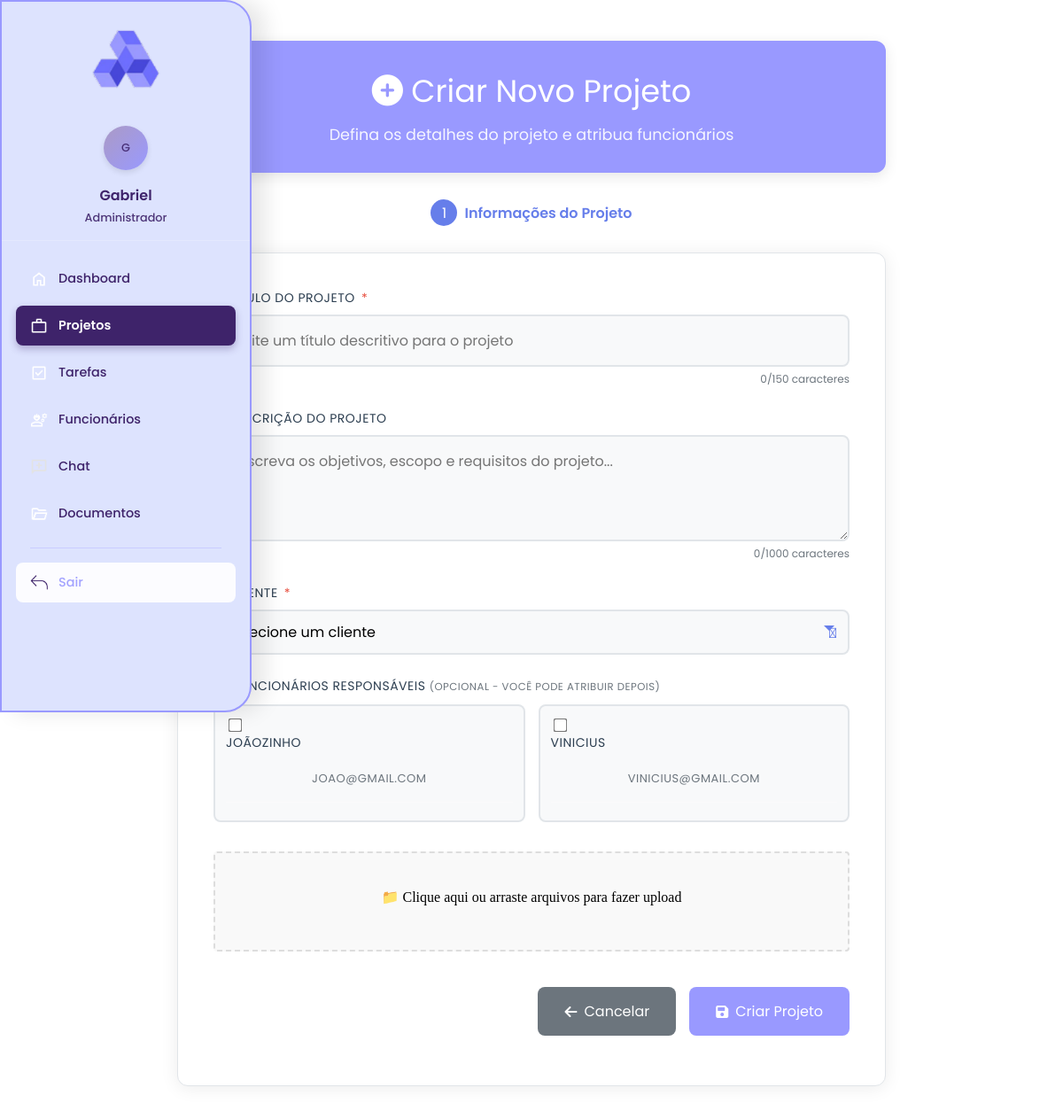
/gestor/projetos/criar_projeto.php (signed in), run on an earlier commit of the app's database.
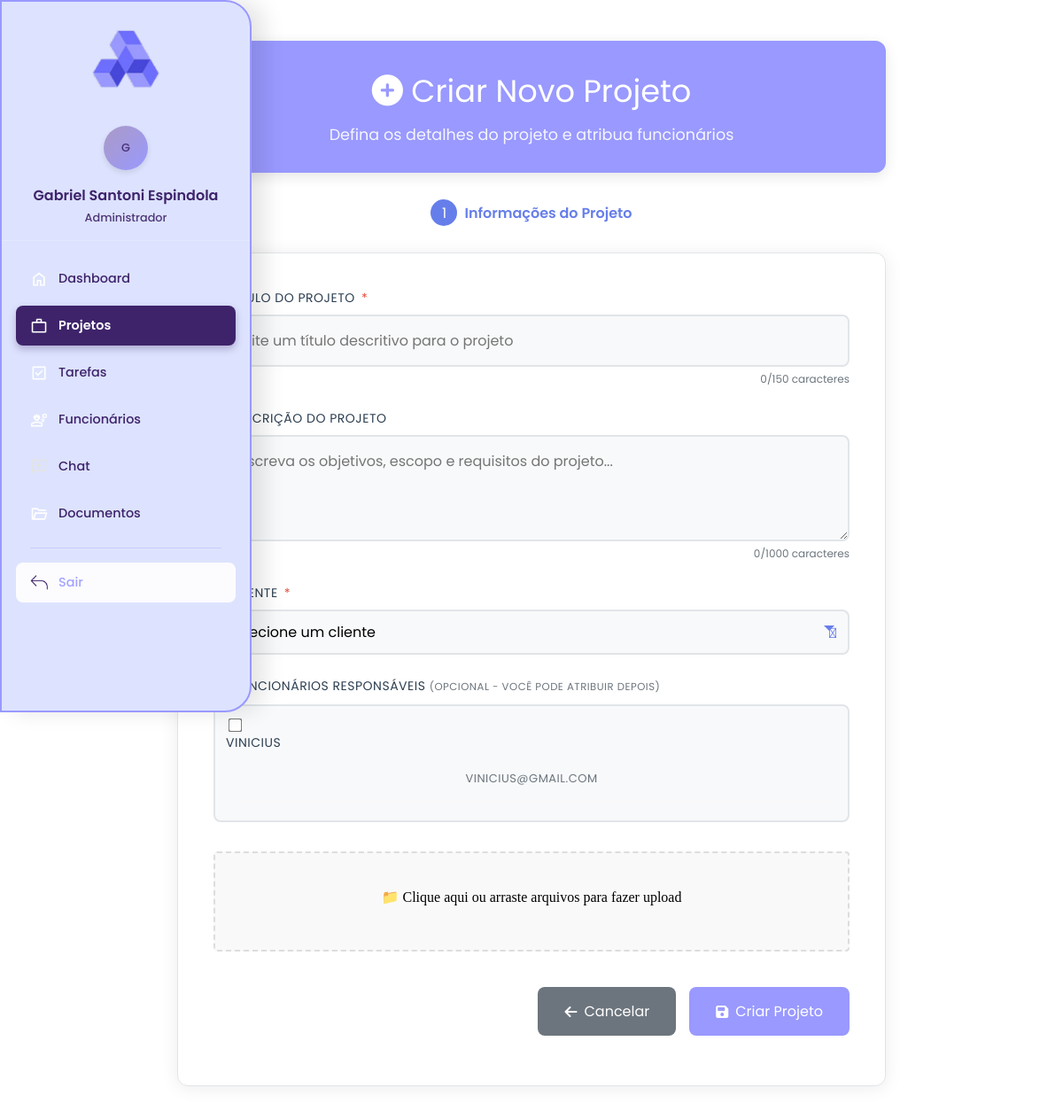
And on a later commit of the database.
### tables this page shows
CREATE TABLE `usuarios` (
  `id` int(11) NOT NULL,
  `nome` varchar(100) NOT NULL,
  `email` varchar(100) NOT NULL,
  `senha` varchar(255) NOT NULL,
  `tipo` enum('cliente','admin','funcionario') NOT NULL,
  `criado_em` timestamp NOT NULL DEFAULT current_timestamp()
);

### gestor/projetos/criar_projeto.php (the view, shortened to what the changed rows need)
criar projeto gestor <?php
require '../../includes/upload_processor.php';
$funcionarios_query = "SELECT id, nome, email FROM usuarios WHERE tipo = 'funcionario' ORDER BY nome";
$funcionarios = $conn->query($funcionarios_query);
?>
<?php include '../sidebar.php'; ?>
<!DOCTYPE html>
<html lang="pt-BR">
<head>
    <link rel="stylesheet" href="../css/geral.css">
    <link href="https://cdnjs.cloudflare.com/ajax/libs/font-awesome/6.0.0/css/all.min.css" rel="stylesheet">
</head>
<body>
    <div class="main-content">
        <div class="page-header">
            <h1><i class="fas fa-plus-circle"></i> Criar Novo Projeto</h1>
        </div>
        <div class="form-container">
            <form method="post" id="projetoForm" enctype="multipart/form-data">
                <div class="form-group">
                    <div class="checkbox-group">
                        <?php
                        $funcionarios->data_seek(0);
                        while ($funcionario = $funcionarios->fetch_assoc()):
                            ?>
                            <label class="checkbox-item" for="func_<?= $funcionario['id'] ?>">
                                <input type="checkbox" id="func_<?= $funcionario['id'] ?>" name="funcionarios[]"
                                    value="<?= $funcionario['id'] ?>">
                                <div>
                                    <div><?= htmlspecialchars($funcionario['nome']) ?></div>
                                    <div class="user-info"><?= htmlspecialchars($funcionario['email']) ?></div>
                                </div>
                            </label>
                        <?php endwhile; ?>
                    </div>
                </div>
            </form>
        </div>
    </div>
</body>
</html>

### gestor/sidebar.php (shortened to what the changed rows need)
<?php
function getUserTypeName($type)
{
    $types = [
        'admin' => 'Administrador',
        'funcionario' => 'Funcionário',
        'cliente' => 'Cliente'
    ];
    return $types[$type] ?? 'Usuário';
}
function getCurrentDepth()
{
    $currentPath = $_SERVER['REQUEST_URI'];
    $pathParts = explode('/', trim($currentPath, '/'));
    $pathParts = array_filter($pathParts);
    $augebitIndex = array_search('augebit', $pathParts);
    if ($augebitIndex !== false) {
        return count($pathParts) - $augebitIndex - 1;
    }
    return 0;
}
$depth = getCurrentDepth();
$basePath = str_repeat('../', $depth) . 'augebit/gestor/';
$assetsPath = str_repeat('../', $depth) . 'augebit/assets/';
$navigation = [
    'all' => [
        [
            'icon' => 'icones/Dashboard.png',
            'label' => 'Dashboard',
            'url' => $basePath . 'dashboard_gestor.php',
            'active' => basename($_SERVER['PHP_SELF']) === 'dashboard_gestor.php'
        ],
        [
            'icon' => 'icones/projetos.png',
            'label' => 'Projetos',
            'url' => $basePath . 'projetos/listar_projetos.php',
            'active' => strpos($_SERVER['PHP_SELF'], 'projetos') !== false
        ],
        [
            'icon' => 'icones/NovaTarefa.png',
            'label' => 'Tarefas',
            'url' => $basePath . 'tarefas/tarefas.php',
            'active' => strpos($_SERVER['PHP_SELF'], 'tarefas') !== false
        ],
        [
            'icon' => 'icones/funcionarios.png',
            'label' => 'Funcionários',
            'url' => $basePath . 'usuarios/funcionarios.php',
            'active' => strpos($_SERVER['PHP_SELF'], 'funcionarios') !== false
        ],
        [
            'icon' => 'icones/chat.png',
            'label' => 'Chat',
            'url' => $basePath . 'chat.php',
            'active' => strpos($_SERVER['PHP_SELF'], 'chat') !== false
        ],
        [
            'icon' => 'icones/documentos.png',
            'label' => 'Documentos',
            'url' => $basePath . 'documentos/visualizar_documentos.php',
            'active' => strpos($_SERVER['PHP_SELF'], 'documentos') !== false
        ]
    ],
    'cliente' => [
    ]
];
$userType = $_SESSION['usuario_tipo'] ?? 'cliente';
$navItems = array_merge(
    $navigation['all'] ?? [],
    $navigation[$userType] ?? []
);
?>
<nav class="sidebar" id="sidebar">
    <div class="user-info">
        <div class="user-avatar">
            <span><?= strtoupper(substr($_SESSION['usuario_nome'] ?? 'U', 0, 1)) ?></span>
        </div>
        <h3><?= htmlspecialchars($_SESSION['usuario_nome'] ?? 'Usuário') ?></h3>
        <span><?= getUserTypeName($userType) ?></span>
    </div>
    <ul class="nav-menu">
        <?php foreach ($navItems as $item): ?>
            <li class="nav-item">
                <a href="<?= htmlspecialchars($item['url']) ?>" class="nav-link <?= $item['active'] ? 'active' : '' ?>"
                    title="<?= htmlspecialchars($item['label']) ?>" data-url="<?= htmlspecialchars($item['url']) ?>">
                    <span class="nav-icon">
                        <img src="<?= $assetsPath ?>img/<?= $item['icon'] ?>" alt="<?= htmlspecialchars($item['label']) ?>"
                            onerror="this.src='<?= $assetsPath ?>img/icones/default.png'">
                    </span>
                    <span class="nav-text"><?= htmlspecialchars($item['label']) ?></span>
                </a>
            </li>
        <?php endforeach; ?>
    </ul>
</nav>

What changed in the data, as far as the page shows it:
removed usuarios: nome "JOÃOZINHO", email "JOAO@GMAIL.COM"
Also different on the page:
$_SESSION['usuario_nome']: "Gabriel" → "Gabriel Santoni Espindola"
